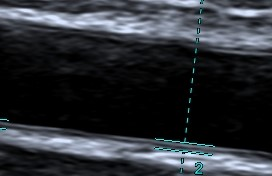
%> input picture 82.jpg, 272 x 176 px
$ octave demo_fenshuiling.m   (GNU Octave 9; MATLAB toolbox functions it lacks are replaced by stand-ins)
%> lines starting %> are read from the running program, lines starting %| are printed output that depends on the picture; in (x1, y1, x2, y2) boxes, pixels count from 0 and x2, y2 are one past the last pixel; in counts of white or black regions, pixels touching at a corner belong together; the program's own positions count from 1
### tofloat.m
function [out,revertclass] = tofloat(in)

identity=@(x)x;
tosingle=@im2single;

table={'uint8',tosingle,@im2uint8
    'uint16',tosingle,@im2uint16
    'int16',tosingle,@im2int16
    'logical',tosingle,@logical
    'double',identity,identity
    'single',identity,identity};

classIndex=find(strcmp(class(in),table(:,1)));

if isempty(classIndex)
    error('Unsupported input image class.');
end

out=table{classIndex,2}(in);

revertclass=table{classIndex,3};

### demo_fenshuiling.m
close all;                   % 关闭所有图形窗口
clear all;                   % 清空工作区
clc;                         % 清空命令行窗口

% 使用距离变换和分水岭变换分割二值图像
f=imread('82.jpg');
%> f is the input picture: size 176x272x3 uint8; mean R, G, B 45.1, 48.4, 53.9
f = rgb2gray(f);
%> f: size 176x272 uint8
g = im2bw(f, graythresh(f));
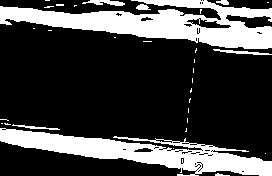
%> g: size 176x272 logical; 25.8% white; 32 white regions (24 under 20 px), largest, box (x1, y1, x2, y2) and area: (0, 0, 272, 49) 6488, (0, 128, 272, 176) 5229, (82, 0, 125, 6) 148
% figure,imshow(g);
gc = ~g;
D = bwdist(gc); % 距离变换
L = watershed(-D);
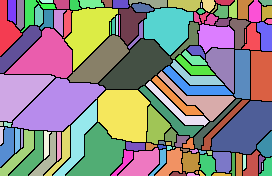
%> L: size 176x272 uint8; 120 distinct labels, from 0 to 119; one colour per label, 0 black
w = L == 0;
%> w: size 176x272 logical; 10.5% white in thin lines or dots
% figure,imshow(w); % 分水岭脊线
g2 = g-w;
% figure,imshow(g2); % 以黑色叠加在原始二值图像上的分水岭脊线

% 使用梯度和分水岭变换分割灰度图像
f=imread('35.jpg');
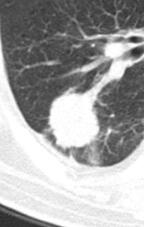
%> input picture 图像分割实验图像/35.jpg, 144 x 227 px
%> f is the input picture: size 227x144x3 uint8; min 38, max 255, mean 162.8
f = rgb2gray(f);
%> f: size 227x144 uint8
fd = tofloat(f);
h = fspecial('sobel');
g = sqrt(imfilter(fd, h, 'replicate') .^ 2 + ...
imfilter(fd, h', 'replicate') .^ 2);
%> g: size 227x144 single
% figure,imshow(g); % 梯度

L = watershed(g);
%> L: size 227x144 uint16
wr = L == 0;
%> wr: size 227x144 logical; 50.2% white; black in thin lines or dots
% figure,imshow(wr); % 分水岭脊线

g2 = imclose(imopen(g, ones(3,3)), ones(3,3));
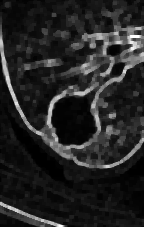
%> g2: size 227x144 single; min 0, max 1.28, mean 0.188; drawn with min black and max white
L2 = watershed(g2);
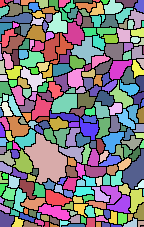
%> L2: size 227x144 uint16; 261 distinct labels, from 0 to 260; one colour per label, 0 black
wr2 = L2 == 0;
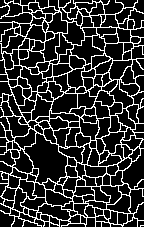
%> wr2: size 227x144 logical; 19.3% white in thin lines or dots
% figure,imshow(wr2); % 改进的分水岭脊线

f2 = f;
f2(wr2) = 255;
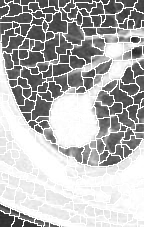
%> f2: size 227x144 uint8; min 38, max 255, mean 180.8
figure,imshow(f2); % 分割结果

% 控制标记符的分水岭分割
%> (the run ends here)
